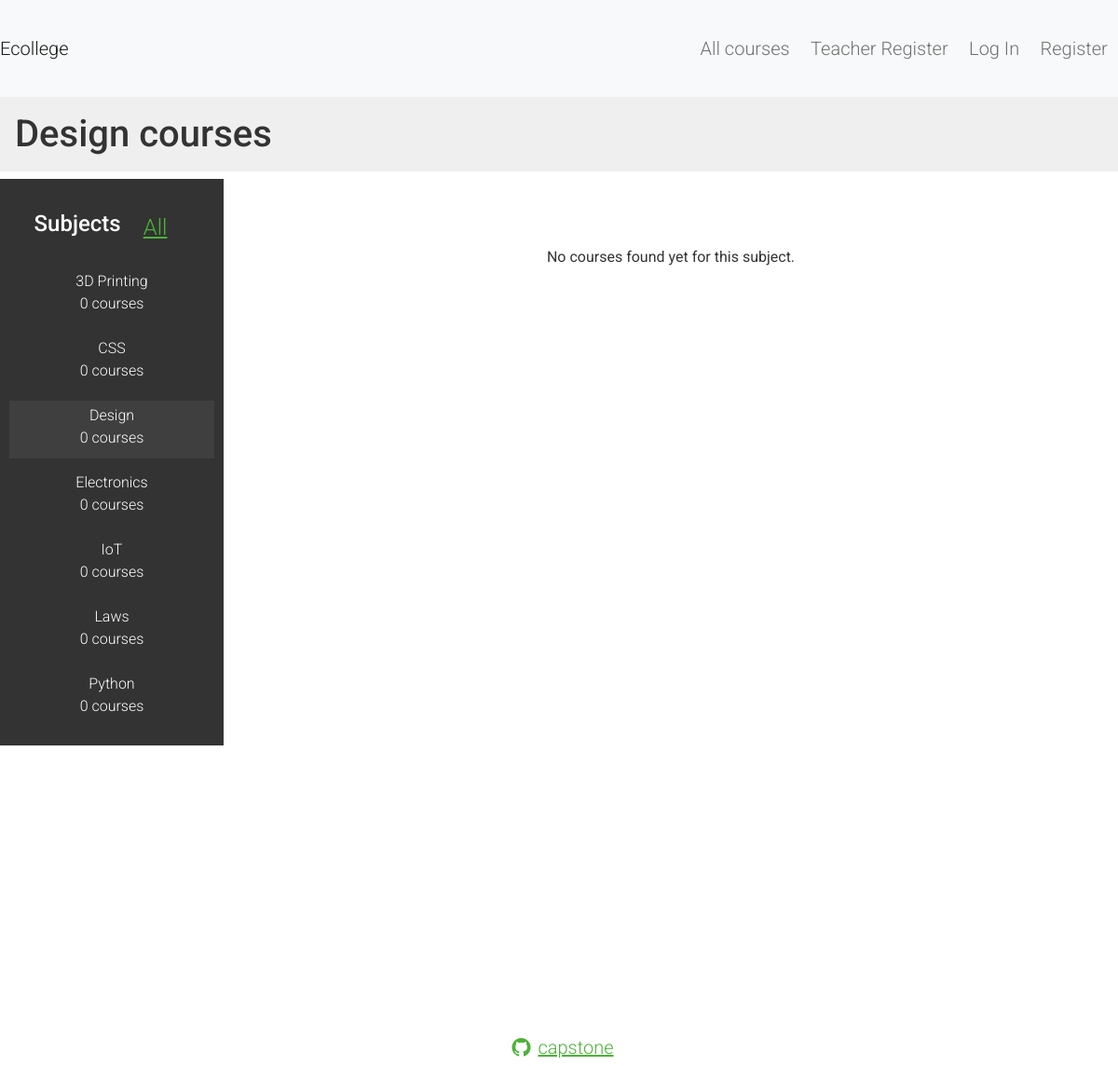
The page /subject/design/ on the database its author committed.
### ecollege/models.py (models this page shows, shortened)
class Subject(models.Model):
    title = models.CharField(max_length=200)
    slug = models.SlugField(max_length=200, unique=True)
    class Meta:
        ordering = ['title']

### ecollege/views.py (the view)
# urls.py: path('subject/<slug:subject>/', views.CourseListView.as_view(), name='course_list_subject'),
class CourseListView(TemplateResponseMixin, View):
  model = Course
  template_name = 'courses/course/list.html'
  def get(self, request, subject=None):
    subjects = Subject.objects.annotate(total_courses=Count('courses'))
    courses = Course.objects.annotate(total_modules=Count('modules'))
    if subject:
      subject = get_object_or_404(Subject, slug=subject)
      courses = courses.filter(subject=subject)
    return self.render_to_response({'subjects':subjects, 'subject':subject, 'courses': courses})

### ecollege/templates/courses/course/list.html (shortened to what this page needs)
{% extends "layout.html" %}
{% load static %}
{% block content %}
    <h1>
      {% if subject %}
        {{ subject.title }} courses
      {% else %}
        All courses
      {% endif %}
    </h1>
    <div class="navbar contents d-flex align-items-center justify-content-center ">
      <h4 class="dropdown-toggle p-2"{% if not subject %}class="selected"{% endif %}
        id="dropdownMenuButton1" data-bs-toggle="dropdown" aria-expanded="false"> Subjects </h4>
      <a id="all_link" class="p-4" href="{% url 'course_list' %}">All</a>
      <ul id="modules" class="dropdown-menu " aria-labelledby="dropdownMenuButton1">
        {% for s in subjects %}
          <li {% if subject == s %}class="selected"{% endif %}>
            <a href="{% url 'course_list_subject' s.slug %}">
              {{ s.title }}<br><span>{{ s.total_courses }} courses</span>
            </a>
          </li>
        {% endfor %}
      </ul>
    </div>
    <div class="module">
      <div id="courses_card">
        {% for course in courses %}
          {% with subject=course.subject %}
            <div id="course_div" class="card shadow-sm">
              <h3><a href="{% url 'course_detail' course.slug %}" > {{ course.title }} </a></h3>
              <p><a href="{% url 'course_list_subject' subject.slug %}"> {{ subject}} </a>
                {{ course.total_modules }} modules.
                Instructor: {{ course.owner.get_full_name }}
              </p>
            </div>
          {% endwith %}
        {% empty %}
            <p>No courses found yet for this subject. </p>
        {% endfor %}
      </div>
    </div>
{% endblock %}

### ecollege/static/ecollege/css/main.css (style rules this page uses)
body { height: 100vh; }
body { margin:0; font-family:'Roboto', sans-serif; font-weight:400; color:#333; }
a { color:#4bb336; font-family:'Roboto', sans-serif; font-weight:300; text-align: center; }
h1 { background:#efefef; width:100%; overflow:auto; padding: 1rem; }
.module { width:100%; height: 100vh; text-align: center; margin: 2rem 0; }
.contents { background:#333; color: #fff; font-family:'Roboto', sans-serif; }
#all_link { font-size: 1.5rem; }
.contents ul { list-style:none; margin:0; padding:0; width:100%; background:#333; }
.contents ul li { margin:0 0 10px 0; padding:4px 10px 10px; overflow:auto; }
.contents ul li.selected { background:#3f3f3f; }
.contents ul a { display:block; color:#fff; text-decoration:none; }
.module p:last-child { margin: 1rem; }
#courses_card { display: flex; flex-flow: row wrap; justify-content: center; align-content: space-between; width: 100%; margin-top: 2rem; }
@media (min-width: 768px) { #courses_card { margin-top: 3rem; } }
@media (min-width: 1200px) { .module p:last-child { margin: 2rem; } }
@media (min-width: 1200px) { .contents { width:20%; padding:10px; float:left; } }
@media (min-width: 1200px) { #courses_card { margin: 3rem auto 0 auto; width: 70%; } }

### rows shown on the page
Subject: title "Design", total_courses "0"
Subject: title "3D Printing", total_courses "0"
Subject: title "CSS", total_courses "0"
Subject: title "Electronics", total_courses "0"
Subject: title "IoT", total_courses "0"
Subject: title "Laws", total_courses "0"
Subject: title "Python", total_courses "0"
